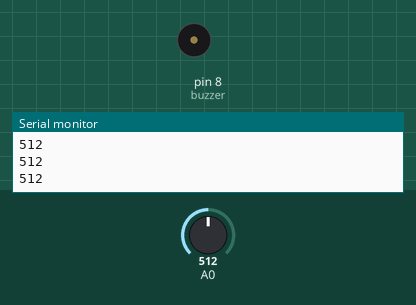
Bench run of a program on a simulated Arduino Uno, built with avr-gcc and run on an emulated ATmega328P. Shown: buzzer (waves = sounding, pin HIGH), the last lines printed to the serial monitor. The test bench sets the inputs (shaded band); at power-on: A0 = 512.

Above: at 1.2 s.
1.3 s: A0 set to 883
2.8 s: A0 set to 909
At 3.2 s:
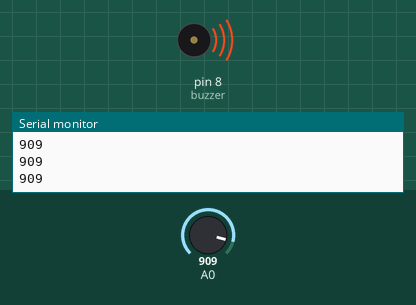
4.4 s: A0 set to 890
At 5.7 s:
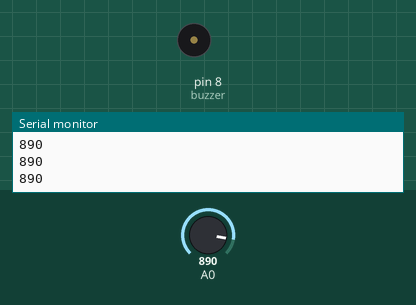
6.0 s: A0 set to 900
At 7.1 s:
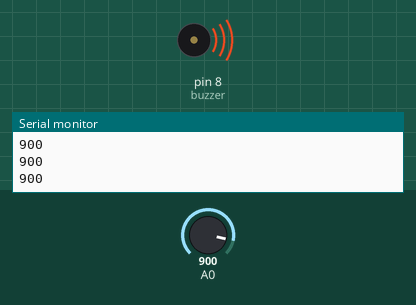
Timing chart, 0 to 8.6 s (numbered marks = the images above; inputs shaded):
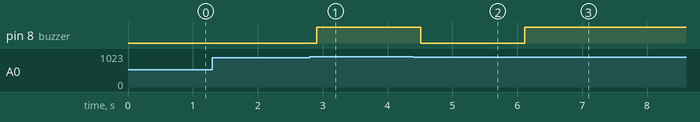

The program:

main.cpp
```cpp
#include <Arduino.h>
int val = 0;
int buzzer = 8;
void setup()
{
  pinMode(buzzer, OUTPUT);
  Serial.begin(9600);
}
void loop()
{
  val = analogRead(A0);
  Serial.println(val);
  delay(100);
  if (val>=900)
  {
    digitalWrite(buzzer,HIGH);
  }
  else
  {
    digitalWrite(buzzer, LOW);
  }
}
```

Measured:
- the behaviour switches between 899 and 900 on A0 (found by bisection; images 0 and 1)
- after the input at 2.8 s, pin 8 (buzzer): LOW → HIGH after 0.11 s
- after the input at 4.4 s, pin 8 (buzzer): HIGH → LOW after 0.11 s
- after the input at 6.0 s, pin 8 (buzzer): LOW → HIGH after 0.12 s
